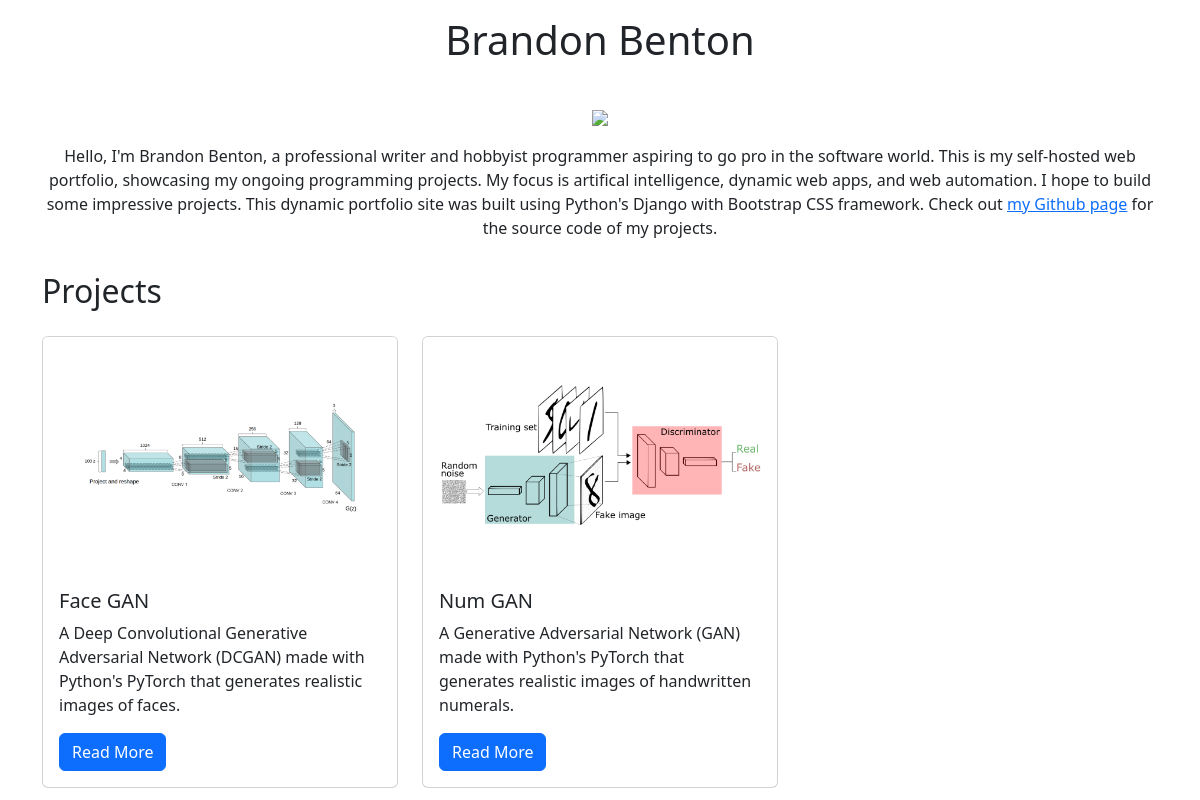
The app's page /, older data.
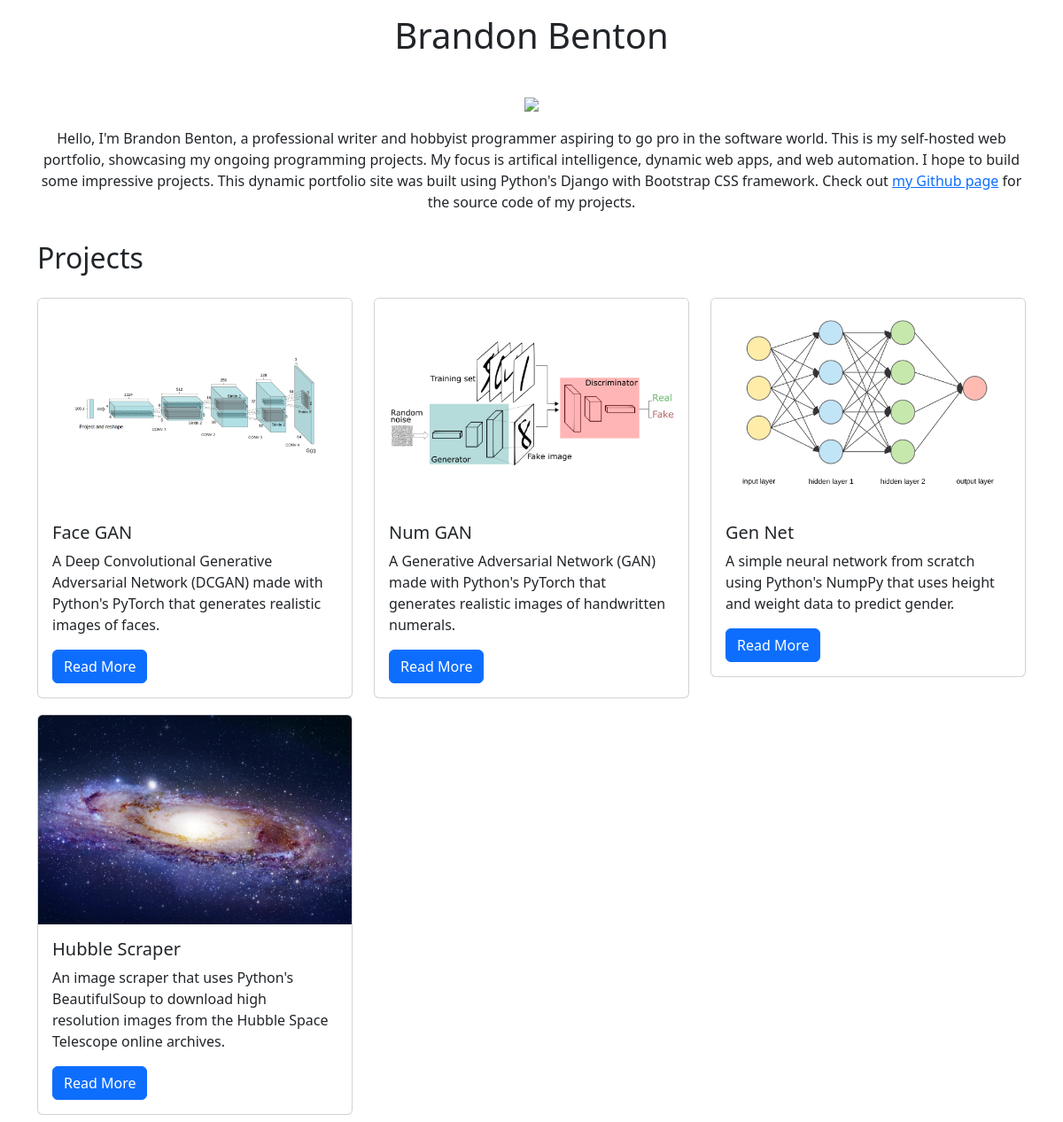
The same page, newer data.
### projects/models.py (models this page shows)
class Project(models.Model):
    title = models.CharField(max_length=100)
    description = models.TextField()
    technology = models.CharField(max_length=30)
    image = models.FileField(upload_to="project_images/", blank=True)
    github_link = models.TextField()

### projects/views.py (the view)
# urls.py: path('', views.project_index, name='project_index'),
def project_index(request):
    projects = Project.objects.all()
    context = {
        "projects": projects
    }
    return render(request, "projects/project_index.html", context)

### projects/templates/projects/project_index.html (shortened to what this page needs)
{% extends "base.html" %}
{% load static %}
{% block page_content %}
<div class="row">
    <center><h1>Brandon Benton</h1></center>
</div>
<div class="row">
    <center>
    <div class="col-md-4">
        <img src="https://portfolio-8nkh.onrender.com/media/project_images/ProfileTransparent.png">
    </div>
    </center>
</div>
<div class="row">
        <p style="text-align:center;">
        Hello, I'm Brandon Benton, a professional
        writer and hobbyist programmer aspiring
        to go pro in the software world. This is
        my self-hosted web portfolio, showcasing
        my ongoing programming projects. My
        focus is artifical intelligence, dynamic
        web apps, and web automation. I hope to
        build some impressive projects. This
        dynamic portfolio site was built using
        Python's Django with Bootstrap CSS
        framework. Check out <a href="https://github.com/bdbenton5255">my Github page</a>
        for the source code of my projects.
        </p>
</div>
<h2>Projects</h2>
<div class="row">
{% for project in projects %}
    <div class="col-md-4" style="padding-top:10px">
        <div class="card mb-2">
            {% if project.image %}
                <img class="card-img-top" src="{{ project.image.url }}">
            {% endif %}
            <div class="card-body">
                <h5 class="card-title">{{ project.title }}</h5>
                <p class="card-text">{{ project.description }}</p>
                <a href="{% url 'project_detail' project.pk %}"
                   class="btn btn-primary">
                    Read More
                </a>
            </div>
        </div>
    </div>
    {% endfor %}
</div>
{% endblock %}

Row changes from the older to the newer data that the page shows:
added Project: image (picture), title "Gen Net", description "A simple neural network from scratch using Python's NumpPy that uses height and weight data to predict gender."
added Project: image (picture), title "Hubble Scraper", description "An image scraper that uses Python's BeautifulSoup to download high resolution images from the Hubble Space Telescope online archives."
